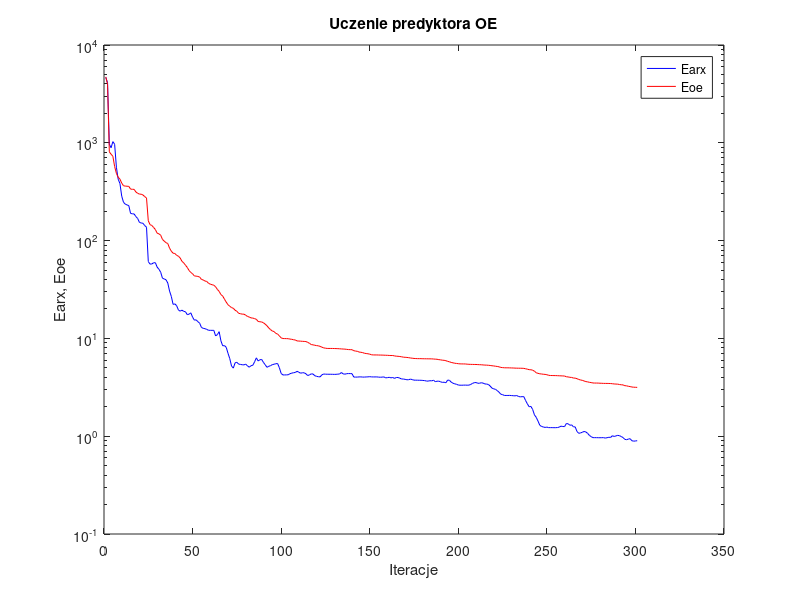
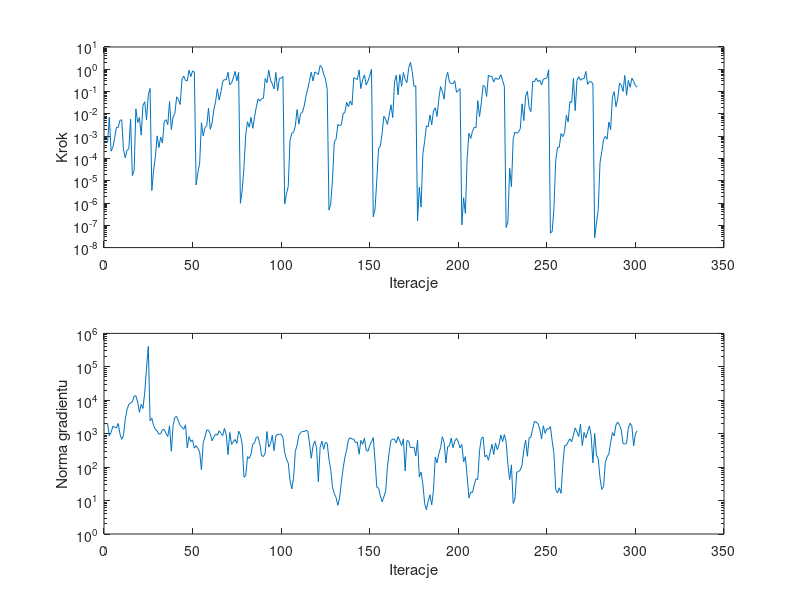

These charts were generated, in order, by the following MATLAB code:
%uczenie predyktora oe
clear all;
n=0; farx(n+1)=4.664775e+003; foe(n+1)=4.722088e+003; wspucz(n+1)=0.000000e+000; ng(n+1)=0.000000e+000;
%odnowa zmiennej metryki
n=1; farx(n+1)=4.117374e+003; foe(n+1)=3.975236e+003; krok(n+1)=5.202484e-004; ng(n+1)=2.059428e+003;
n=2; farx(n+1)=9.684478e+002; foe(n+1)=8.083142e+002; krok(n+1)=7.119007e-003; ng(n+1)=8.597972e+002;
n=3; farx(n+1)=8.897819e+002; foe(n+1)=7.639657e+002; krok(n+1)=2.117778e-004; ng(n+1)=1.091188e+003;
n=4; farx(n+1)=1.027859e+003; foe(n+1)=7.288867e+002; krok(n+1)=3.095029e-004; ng(n+1)=1.675025e+003;
n=5; farx(n+1)=9.663103e+002; foe(n+1)=5.723035e+002; krok(n+1)=8.121118e-004; ng(n+1)=1.548672e+003;
n=6; farx(n+1)=5.626751e+002; foe(n+1)=4.870220e+002; krok(n+1)=2.458210e-003; ng(n+1)=1.504431e+003;
n=7; farx(n+1)=4.246845e+002; foe(n+1)=4.444486e+002; krok(n+1)=2.409214e-003; ng(n+1)=2.027438e+003;
n=8; farx(n+1)=3.831067e+002; foe(n+1)=4.248805e+002; krok(n+1)=5.173682e-003; ng(n+1)=9.989908e+002;
n=9; farx(n+1)=2.847892e+002; foe(n+1)=3.875199e+002; krok(n+1)=5.368339e-003; ng(n+1)=6.739355e+002;
n=10; farx(n+1)=2.467229e+002; foe(n+1)=3.637851e+002; krok(n+1)=2.455505e-004; ng(n+1)=8.991202e+002;
n=11; farx(n+1)=2.359545e+002; foe(n+1)=3.609508e+002; krok(n+1)=1.080020e-004; ng(n+1)=2.722237e+003;
n=12; farx(n+1)=2.316095e+002; foe(n+1)=3.597821e+002; krok(n+1)=2.361618e-004; ng(n+1)=5.326794e+003;
n=13; farx(n+1)=2.278949e+002; foe(n+1)=3.583584e+002; krok(n+1)=2.681467e-004; ng(n+1)=7.566804e+003;
n=14; farx(n+1)=1.896725e+002; foe(n+1)=3.362173e+002; krok(n+1)=5.767896e-003; ng(n+1)=8.261690e+003;
n=15; farx(n+1)=1.880113e+002; foe(n+1)=3.345805e+002; krok(n+1)=1.693774e-005; ng(n+1)=8.938229e+003;
n=16; farx(n+1)=1.873148e+002; foe(n+1)=3.342263e+002; krok(n+1)=2.889771e-005; ng(n+1)=1.320579e+004;
n=17; farx(n+1)=1.760180e+002; foe(n+1)=3.142397e+002; krok(n+1)=1.664870e-002; ng(n+1)=1.359861e+004;
n=18; farx(n+1)=1.683954e+002; foe(n+1)=3.046225e+002; krok(n+1)=4.092244e-003; ng(n+1)=8.861790e+003;
n=19; farx(n+1)=1.534689e+002; foe(n+1)=2.989515e+002; krok(n+1)=6.819101e-003; ng(n+1)=4.363534e+003;
n=20; farx(n+1)=1.514642e+002; foe(n+1)=2.979927e+002; krok(n+1)=1.110010e-003; ng(n+1)=7.642883e+003;
n=21; farx(n+1)=1.502740e+002; foe(n+1)=2.926800e+002; krok(n+1)=2.399905e-002; ng(n+1)=5.689575e+003;
n=22; farx(n+1)=1.423802e+002; foe(n+1)=2.817518e+002; krok(n+1)=3.481722e-002; ng(n+1)=1.733405e+004;
n=23; farx(n+1)=1.370250e+002; foe(n+1)=2.724352e+002; krok(n+1)=5.414124e-003; ng(n+1)=9.059538e+004;
n=24; farx(n+1)=6.103339e+001; foe(n+1)=1.594091e+002; krok(n+1)=7.143431e-002; ng(n+1)=4.071064e+005;
n=25; farx(n+1)=5.748193e+001; foe(n+1)=1.454961e+002; krok(n+1)=1.390811e-001; ng(n+1)=2.430047e+003;
%odnowa zmiennej metryki
n=26; farx(n+1)=5.769451e+001; foe(n+1)=1.428176e+002; krok(n+1)=3.629487e-006; ng(n+1)=2.899947e+003;
n=27; farx(n+1)=5.936877e+001; foe(n+1)=1.362664e+002; krok(n+1)=3.047298e-005; ng(n+1)=1.739519e+003;
n=28; farx(n+1)=5.942365e+001; foe(n+1)=1.297427e+002; krok(n+1)=1.176136e-004; ng(n+1)=1.344092e+003;
n=29; farx(n+1)=5.356189e+001; foe(n+1)=1.190899e+002; krok(n+1)=1.029542e-003; ng(n+1)=1.198763e+003;
n=30; farx(n+1)=5.094245e+001; foe(n+1)=1.172604e+002; krok(n+1)=3.090249e-004; ng(n+1)=9.640509e+002;
n=31; farx(n+1)=4.750598e+001; foe(n+1)=1.135285e+002; krok(n+1)=9.064776e-004; ng(n+1)=1.010452e+003;
n=32; farx(n+1)=4.123858e+001; foe(n+1)=1.028613e+002; krok(n+1)=4.966995e-004; ng(n+1)=1.318455e+003;
n=33; farx(n+1)=4.054648e+001; foe(n+1)=9.884501e+001; krok(n+1)=4.440041e-003; ng(n+1)=1.342702e+003;
n=34; farx(n+1)=3.977956e+001; foe(n+1)=9.523030e+001; krok(n+1)=5.478088e-003; ng(n+1)=1.014189e+003;
n=35; farx(n+1)=3.682855e+001; foe(n+1)=9.336538e+001; krok(n+1)=3.271540e-003; ng(n+1)=8.216413e+002;
n=36; farx(n+1)=3.051117e+001; foe(n+1)=8.377146e+001; krok(n+1)=3.542231e-002; ng(n+1)=1.718979e+003;
n=37; farx(n+1)=2.686940e+001; foe(n+1)=7.796708e+001; krok(n+1)=1.972878e-003; ng(n+1)=2.984753e+002;
n=38; farx(n+1)=2.228111e+001; foe(n+1)=7.429670e+001; krok(n+1)=7.321912e-003; ng(n+1)=1.767086e+003;
n=39; farx(n+1)=2.255435e+001; foe(n+1)=7.382666e+001; krok(n+1)=1.048565e-002; ng(n+1)=3.102210e+003;
n=40; farx(n+1)=2.160377e+001; foe(n+1)=7.070247e+001; krok(n+1)=5.801457e-002; ng(n+1)=3.285182e+003;
n=41; farx(n+1)=1.953930e+001; foe(n+1)=6.930587e+001; krok(n+1)=4.446078e-002; ng(n+1)=2.374112e+003;
n=42; farx(n+1)=1.898217e+001; foe(n+1)=6.641866e+001; krok(n+1)=2.643052e-002; ng(n+1)=1.767558e+003;
n=43; farx(n+1)=1.945028e+001; foe(n+1)=6.141551e+001; krok(n+1)=3.550835e-001; ng(n+1)=1.548584e+003;
n=44; farx(n+1)=1.891023e+001; foe(n+1)=5.916983e+001; krok(n+1)=4.971061e-001; ng(n+1)=1.358597e+003;
n=45; farx(n+1)=1.872407e+001; foe(n+1)=5.602557e+001; krok(n+1)=3.152950e-001; ng(n+1)=1.851152e+003;
n=46; farx(n+1)=1.750780e+001; foe(n+1)=5.320721e+001; krok(n+1)=2.985161e-001; ng(n+1)=3.732290e+002;
n=47; farx(n+1)=1.768187e+001; foe(n+1)=4.950209e+001; krok(n+1)=9.087851e-001; ng(n+1)=8.167664e+002;
n=48; farx(n+1)=1.825949e+001; foe(n+1)=4.721170e+001; krok(n+1)=4.686024e-001; ng(n+1)=5.786615e+002;
n=49; farx(n+1)=1.650092e+001; foe(n+1)=4.584737e+001; krok(n+1)=8.457767e-001; ng(n+1)=6.513517e+002;
n=50; farx(n+1)=1.536905e+001; foe(n+1)=4.349306e+001; krok(n+1)=7.382907e-001; ng(n+1)=3.691308e+002;
%odnowa zmiennej metryki
n=51; farx(n+1)=1.548142e+001; foe(n+1)=4.335965e+001; krok(n+1)=6.418212e-006; ng(n+1)=4.391229e+002;
n=52; farx(n+1)=1.482668e+001; foe(n+1)=4.298859e+001; krok(n+1)=2.328800e-005; ng(n+1)=3.614801e+002;
n=53; farx(n+1)=1.429625e+001; foe(n+1)=4.242276e+001; krok(n+1)=6.158863e-005; ng(n+1)=2.868005e+002;
n=54; farx(n+1)=1.294962e+001; foe(n+1)=4.009650e+001; krok(n+1)=4.008930e-003; ng(n+1)=8.296217e+001;
n=55; farx(n+1)=1.267782e+001; foe(n+1)=3.961955e+001; krok(n+1)=1.021844e-003; ng(n+1)=5.431230e+002;
n=56; farx(n+1)=1.257255e+001; foe(n+1)=3.860816e+001; krok(n+1)=2.448466e-003; ng(n+1)=7.939295e+002;
n=57; farx(n+1)=1.236721e+001; foe(n+1)=3.822448e+001; krok(n+1)=2.914778e-003; ng(n+1)=1.286416e+003;
n=58; farx(n+1)=1.210369e+001; foe(n+1)=3.660275e+001; krok(n+1)=1.779884e-002; ng(n+1)=1.277206e+003;
n=59; farx(n+1)=1.209402e+001; foe(n+1)=3.587010e+001; krok(n+1)=2.019005e-003; ng(n+1)=9.772227e+002;
n=60; farx(n+1)=1.208842e+001; foe(n+1)=3.540494e+001; krok(n+1)=3.870416e-003; ng(n+1)=6.136706e+002;
n=61; farx(n+1)=1.208763e+001; foe(n+1)=3.496623e+001; krok(n+1)=1.547432e-002; ng(n+1)=7.948957e+002;
n=62; farx(n+1)=1.059484e+001; foe(n+1)=3.371929e+001; krok(n+1)=3.618094e-002; ng(n+1)=9.762947e+002;
n=63; farx(n+1)=1.093332e+001; foe(n+1)=3.167888e+001; krok(n+1)=1.331836e-001; ng(n+1)=9.022976e+002;
n=64; farx(n+1)=1.171797e+001; foe(n+1)=3.025781e+001; krok(n+1)=4.149438e-002; ng(n+1)=1.224441e+003;
n=65; farx(n+1)=9.441956e+000; foe(n+1)=2.805814e+001; krok(n+1)=9.704432e-002; ng(n+1)=1.017374e+003;
n=66; farx(n+1)=8.400479e+000; foe(n+1)=2.710894e+001; krok(n+1)=2.800362e-001; ng(n+1)=8.758694e+002;
n=67; farx(n+1)=8.443209e+000; foe(n+1)=2.518337e+001; krok(n+1)=3.465039e-001; ng(n+1)=1.446156e+003;
n=68; farx(n+1)=8.104871e+000; foe(n+1)=2.349452e+001; krok(n+1)=3.355407e-001; ng(n+1)=9.216125e+002;
n=69; farx(n+1)=7.045565e+000; foe(n+1)=2.209555e+001; krok(n+1)=7.310195e-001; ng(n+1)=2.379278e+002;
n=70; farx(n+1)=6.211396e+000; foe(n+1)=2.131576e+001; krok(n+1)=2.001704e-001; ng(n+1)=1.089475e+003;
n=71; farx(n+1)=5.210395e+000; foe(n+1)=2.065064e+001; krok(n+1)=2.400960e-001; ng(n+1)=4.807388e+002;
n=72; farx(n+1)=4.968683e+000; foe(n+1)=2.032277e+001; krok(n+1)=4.126070e-001; ng(n+1)=5.631000e+002;
n=73; farx(n+1)=5.626113e+000; foe(n+1)=1.940690e+001; krok(n+1)=8.006816e-001; ng(n+1)=6.717654e+002;
n=74; farx(n+1)=5.697337e+000; foe(n+1)=1.894561e+001; krok(n+1)=3.057702e-001; ng(n+1)=5.149442e+002;
n=75; farx(n+1)=5.460162e+000; foe(n+1)=1.804490e+001; krok(n+1)=7.238398e-001; ng(n+1)=1.191705e+003;
%odnowa zmiennej metryki
n=76; farx(n+1)=5.420481e+000; foe(n+1)=1.789603e+001; krok(n+1)=9.701163e-007; ng(n+1)=9.287450e+002;
n=77; farx(n+1)=5.379660e+000; foe(n+1)=1.770394e+001; krok(n+1)=3.713209e-006; ng(n+1)=4.929024e+002;
n=78; farx(n+1)=5.358914e+000; foe(n+1)=1.769217e+001; krok(n+1)=3.848816e-005; ng(n+1)=5.014343e+001;
n=79; farx(n+1)=5.459764e+000; foe(n+1)=1.727056e+001; krok(n+1)=1.160015e-003; ng(n+1)=5.549217e+001;
n=80; farx(n+1)=5.238407e+000; foe(n+1)=1.676474e+001; krok(n+1)=4.427789e-003; ng(n+1)=2.045801e+002;
n=81; farx(n+1)=5.076303e+000; foe(n+1)=1.653837e+001; krok(n+1)=2.511123e-003; ng(n+1)=1.829047e+002;
n=82; farx(n+1)=5.257911e+000; foe(n+1)=1.621051e+001; krok(n+1)=6.970444e-003; ng(n+1)=2.435620e+002;
n=83; farx(n+1)=5.310302e+000; foe(n+1)=1.613055e+001; krok(n+1)=2.241713e-003; ng(n+1)=4.874635e+002;
n=84; farx(n+1)=5.759717e+000; foe(n+1)=1.593846e+001; krok(n+1)=7.342058e-003; ng(n+1)=5.383411e+002;
n=85; farx(n+1)=6.326449e+000; foe(n+1)=1.567545e+001; krok(n+1)=2.076180e-002; ng(n+1)=7.846450e+002;
n=86; farx(n+1)=5.884119e+000; foe(n+1)=1.490353e+001; krok(n+1)=4.663036e-002; ng(n+1)=8.064096e+002;
n=87; farx(n+1)=6.047026e+000; foe(n+1)=1.479719e+001; krok(n+1)=3.790730e-002; ng(n+1)=4.741709e+002;
n=88; farx(n+1)=6.090890e+000; foe(n+1)=1.472482e+001; krok(n+1)=4.852216e-002; ng(n+1)=2.194648e+002;
n=89; farx(n+1)=5.686949e+000; foe(n+1)=1.445205e+001; krok(n+1)=5.055608e-002; ng(n+1)=2.077845e+002;
n=90; farx(n+1)=5.378347e+000; foe(n+1)=1.398255e+001; krok(n+1)=3.862514e-001; ng(n+1)=2.660240e+002;
n=91; farx(n+1)=5.062215e+000; foe(n+1)=1.347622e+001; krok(n+1)=2.507212e-001; ng(n+1)=1.161023e+003;
n=92; farx(n+1)=5.183792e+000; foe(n+1)=1.278122e+001; krok(n+1)=9.001093e-001; ng(n+1)=3.945232e+002;
n=93; farx(n+1)=5.263595e+000; foe(n+1)=1.230581e+001; krok(n+1)=3.282103e-001; ng(n+1)=5.012075e+002;
n=94; farx(n+1)=5.390139e+000; foe(n+1)=1.190175e+001; krok(n+1)=2.209722e-001; ng(n+1)=8.956800e+002;
n=95; farx(n+1)=5.443668e+000; foe(n+1)=1.174806e+001; krok(n+1)=1.312394e-001; ng(n+1)=3.109699e+002;
n=96; farx(n+1)=5.510841e+000; foe(n+1)=1.124843e+001; krok(n+1)=7.178655e-001; ng(n+1)=8.467142e+002;
n=97; farx(n+1)=5.532172e+000; foe(n+1)=1.108617e+001; krok(n+1)=1.079418e-001; ng(n+1)=9.537703e+002;
n=98; farx(n+1)=5.015093e+000; foe(n+1)=1.059813e+001; krok(n+1)=3.904377e-001; ng(n+1)=9.512343e+002;
n=99; farx(n+1)=4.382313e+000; foe(n+1)=1.013491e+001; krok(n+1)=4.004429e-001; ng(n+1)=9.621054e+002;
n=100; farx(n+1)=4.228310e+000; foe(n+1)=9.967749e+000; krok(n+1)=4.745266e-001; ng(n+1)=7.765806e+002;
%odnowa zmiennej metryki
n=101; farx(n+1)=4.233150e+000; foe(n+1)=9.959361e+000; krok(n+1)=8.965789e-007; ng(n+1)=2.697547e+002;
n=102; farx(n+1)=4.235612e+000; foe(n+1)=9.947716e+000; krok(n+1)=2.619442e-006; ng(n+1)=1.727153e+002;
n=103; farx(n+1)=4.251105e+000; foe(n+1)=9.933448e+000; krok(n+1)=5.457025e-006; ng(n+1)=1.328398e+002;
n=104; farx(n+1)=4.356190e+000; foe(n+1)=9.841441e+000; krok(n+1)=6.328553e-004; ng(n+1)=4.062527e+001;
n=105; farx(n+1)=4.414828e+000; foe(n+1)=9.792344e+000; krok(n+1)=1.347687e-003; ng(n+1)=2.238075e+001;
n=106; farx(n+1)=4.458377e+000; foe(n+1)=9.685162e+000; krok(n+1)=1.469853e-003; ng(n+1)=4.689677e+001;
n=107; farx(n+1)=4.486042e+000; foe(n+1)=9.631093e+000; krok(n+1)=2.815703e-003; ng(n+1)=2.958966e+002;
n=108; farx(n+1)=4.608838e+000; foe(n+1)=9.424257e+000; krok(n+1)=1.555586e-002; ng(n+1)=4.533417e+002;
n=109; farx(n+1)=4.506835e+000; foe(n+1)=9.394933e+000; krok(n+1)=3.446556e-003; ng(n+1)=9.085332e+002;
n=110; farx(n+1)=4.407805e+000; foe(n+1)=9.370642e+000; krok(n+1)=1.048329e-002; ng(n+1)=1.077374e+003;
n=111; farx(n+1)=4.455147e+000; foe(n+1)=9.334560e+000; krok(n+1)=1.153579e-002; ng(n+1)=1.175076e+003;
n=112; farx(n+1)=4.449057e+000; foe(n+1)=9.313591e+000; krok(n+1)=2.252562e-002; ng(n+1)=1.153844e+003;
n=113; farx(n+1)=4.345802e+000; foe(n+1)=9.282278e+000; krok(n+1)=6.189726e-002; ng(n+1)=1.249065e+003;
n=114; farx(n+1)=4.170767e+000; foe(n+1)=9.111928e+000; krok(n+1)=1.295348e-001; ng(n+1)=1.201722e+003;
n=115; farx(n+1)=4.237543e+000; foe(n+1)=8.906172e+000; krok(n+1)=3.077853e-001; ng(n+1)=5.292911e+002;
n=116; farx(n+1)=4.338264e+000; foe(n+1)=8.649585e+000; krok(n+1)=7.386536e-001; ng(n+1)=1.844591e+002;
n=117; farx(n+1)=4.326757e+000; foe(n+1)=8.594102e+000; krok(n+1)=2.988232e-001; ng(n+1)=4.326623e+002;
n=118; farx(n+1)=4.153346e+000; foe(n+1)=8.507227e+000; krok(n+1)=7.655551e-001; ng(n+1)=6.046157e+002;
n=119; farx(n+1)=4.094507e+000; foe(n+1)=8.440949e+000; krok(n+1)=6.674595e-001; ng(n+1)=3.800423e+002;
n=120; farx(n+1)=4.057274e+000; foe(n+1)=8.397708e+000; krok(n+1)=5.779250e-001; ng(n+1)=3.658890e+001;
n=121; farx(n+1)=4.043767e+000; foe(n+1)=8.289862e+000; krok(n+1)=1.492366e+000; ng(n+1)=3.854450e+002;
n=122; farx(n+1)=4.240961e+000; foe(n+1)=8.130137e+000; krok(n+1)=1.174181e+000; ng(n+1)=6.028892e+002;
n=123; farx(n+1)=4.323836e+000; foe(n+1)=8.003722e+000; krok(n+1)=6.151726e-001; ng(n+1)=3.419529e+002;
n=124; farx(n+1)=4.306695e+000; foe(n+1)=7.940972e+000; krok(n+1)=3.780408e-001; ng(n+1)=5.518103e+002;
n=125; farx(n+1)=4.301589e+000; foe(n+1)=7.895482e+000; krok(n+1)=1.238533e-001; ng(n+1)=5.170419e+002;
%odnowa zmiennej metryki
n=126; farx(n+1)=4.299763e+000; foe(n+1)=7.893351e+000; krok(n+1)=4.811611e-007; ng(n+1)=1.696982e+002;
n=127; farx(n+1)=4.298787e+000; foe(n+1)=7.892145e+000; krok(n+1)=9.198926e-007; ng(n+1)=8.564595e+001;
n=128; farx(n+1)=4.294649e+000; foe(n+1)=7.891292e+000; krok(n+1)=1.161317e-005; ng(n+1)=2.491753e+001;
n=129; farx(n+1)=4.287921e+000; foe(n+1)=7.879105e+000; krok(n+1)=5.623096e-004; ng(n+1)=1.615252e+001;
n=130; farx(n+1)=4.292548e+000; foe(n+1)=7.869918e+000; krok(n+1)=7.138862e-004; ng(n+1)=1.237127e+001;
n=131; farx(n+1)=4.310438e+000; foe(n+1)=7.855876e+000; krok(n+1)=3.334617e-003; ng(n+1)=7.247684e+000;
n=132; farx(n+1)=4.327513e+000; foe(n+1)=7.834124e+000; krok(n+1)=2.896066e-003; ng(n+1)=1.208760e+001;
n=133; farx(n+1)=4.478484e+000; foe(n+1)=7.807021e+000; krok(n+1)=3.272337e-003; ng(n+1)=3.477531e+001;
n=134; farx(n+1)=4.340783e+000; foe(n+1)=7.786990e+000; krok(n+1)=1.012568e-002; ng(n+1)=9.466123e+001;
n=135; farx(n+1)=4.305946e+000; foe(n+1)=7.767418e+000; krok(n+1)=1.170476e-002; ng(n+1)=1.964475e+002;
n=136; farx(n+1)=4.360980e+000; foe(n+1)=7.724943e+000; krok(n+1)=3.320035e-002; ng(n+1)=3.334436e+002;
n=137; farx(n+1)=4.369389e+000; foe(n+1)=7.688161e+000; krok(n+1)=2.047906e-002; ng(n+1)=6.622748e+002;
n=138; farx(n+1)=4.368164e+000; foe(n+1)=7.673122e+000; krok(n+1)=3.781898e-002; ng(n+1)=7.587816e+002;
n=139; farx(n+1)=4.360608e+000; foe(n+1)=7.663946e+000; krok(n+1)=2.512560e-002; ng(n+1)=6.922803e+002;
n=140; farx(n+1)=4.025058e+000; foe(n+1)=7.493446e+000; krok(n+1)=4.170483e-001; ng(n+1)=6.892968e+002;
n=141; farx(n+1)=4.021658e+000; foe(n+1)=7.419124e+000; krok(n+1)=3.827775e-001; ng(n+1)=5.415618e+002;
n=142; farx(n+1)=4.022398e+000; foe(n+1)=7.378589e+000; krok(n+1)=3.457398e-001; ng(n+1)=5.602646e+002;
n=143; farx(n+1)=4.038538e+000; foe(n+1)=7.252033e+000; krok(n+1)=9.282331e-001; ng(n+1)=2.442749e+002;
n=144; farx(n+1)=4.042594e+000; foe(n+1)=7.210677e+000; krok(n+1)=1.357860e-001; ng(n+1)=6.305998e+002;
n=145; farx(n+1)=4.022364e+000; foe(n+1)=7.161123e+000; krok(n+1)=3.388186e-001; ng(n+1)=4.796860e+002;
n=146; farx(n+1)=4.023253e+000; foe(n+1)=7.048671e+000; krok(n+1)=5.636152e-001; ng(n+1)=7.321235e+002;
n=147; farx(n+1)=4.035847e+000; foe(n+1)=7.005074e+000; krok(n+1)=1.981558e-001; ng(n+1)=3.218427e+002;
n=148; farx(n+1)=4.042840e+000; foe(n+1)=6.963972e+000; krok(n+1)=2.954196e-001; ng(n+1)=2.973662e+002;
n=149; farx(n+1)=4.062007e+000; foe(n+1)=6.900628e+000; krok(n+1)=4.836593e-001; ng(n+1)=4.415026e+002;
n=150; farx(n+1)=4.040335e+000; foe(n+1)=6.802297e+000; krok(n+1)=1.023163e+000; ng(n+1)=5.746961e+002;
%odnowa zmiennej metryki
n=151; farx(n+1)=4.035955e+000; foe(n+1)=6.776861e+000; krok(n+1)=2.398673e-007; ng(n+1)=7.646268e+002;
n=152; farx(n+1)=4.036851e+000; foe(n+1)=6.774933e+000; krok(n+1)=5.341266e-007; ng(n+1)=1.574628e+002;
n=153; farx(n+1)=4.040093e+000; foe(n+1)=6.774309e+000; krok(n+1)=1.083629e-005; ng(n+1)=2.493147e+001;
n=154; farx(n+1)=4.018060e+000; foe(n+1)=6.762178e+000; krok(n+1)=2.775026e-004; ng(n+1)=2.337808e+001;
n=155; farx(n+1)=4.008615e+000; foe(n+1)=6.755127e+000; krok(n+1)=3.569431e-004; ng(n+1)=1.380812e+001;
n=156; farx(n+1)=4.017169e+000; foe(n+1)=6.750525e+000; krok(n+1)=1.353531e-003; ng(n+1)=9.189807e+000;
n=157; farx(n+1)=4.041372e+000; foe(n+1)=6.736700e+000; krok(n+1)=7.874995e-003; ng(n+1)=1.307846e+001;
n=158; farx(n+1)=3.949619e+000; foe(n+1)=6.724176e+000; krok(n+1)=5.852382e-003; ng(n+1)=1.919190e+001;
n=159; farx(n+1)=3.970652e+000; foe(n+1)=6.714621e+000; krok(n+1)=3.340564e-003; ng(n+1)=1.018209e+002;
n=160; farx(n+1)=3.999841e+000; foe(n+1)=6.693887e+000; krok(n+1)=8.744518e-003; ng(n+1)=2.769847e+002;
n=161; farx(n+1)=3.950231e+000; foe(n+1)=6.685425e+000; krok(n+1)=2.556212e-002; ng(n+1)=6.286844e+002;
n=162; farx(n+1)=3.984988e+000; foe(n+1)=6.683484e+000; krok(n+1)=6.854056e-003; ng(n+1)=6.927957e+002;
n=163; farx(n+1)=3.901589e+000; foe(n+1)=6.624403e+000; krok(n+1)=2.710777e-001; ng(n+1)=6.851334e+002;
n=164; farx(n+1)=3.980836e+000; foe(n+1)=6.578385e+000; krok(n+1)=5.461275e-001; ng(n+1)=5.263122e+002;
n=165; farx(n+1)=3.983866e+000; foe(n+1)=6.562557e+000; krok(n+1)=7.053511e-002; ng(n+1)=8.186658e+002;
n=166; farx(n+1)=3.918488e+000; foe(n+1)=6.528589e+000; krok(n+1)=5.857742e-001; ng(n+1)=6.101344e+002;
n=167; farx(n+1)=3.846886e+000; foe(n+1)=6.489069e+000; krok(n+1)=1.728699e-001; ng(n+1)=4.429572e+002;
n=168; farx(n+1)=3.843902e+000; foe(n+1)=6.427862e+000; krok(n+1)=7.178655e-001; ng(n+1)=6.997337e+002;
n=169; farx(n+1)=3.811182e+000; foe(n+1)=6.409350e+000; krok(n+1)=3.550835e-001; ng(n+1)=7.749845e+001;
n=170; farx(n+1)=3.776151e+000; foe(n+1)=6.388521e+000; krok(n+1)=2.522670e-001; ng(n+1)=6.233969e+002;
n=171; farx(n+1)=3.781633e+000; foe(n+1)=6.352794e+000; krok(n+1)=1.119298e+000; ng(n+1)=6.002259e+002;
n=172; farx(n+1)=3.833970e+000; foe(n+1)=6.306371e+000; krok(n+1)=2.092736e+000; ng(n+1)=3.834709e+002;
n=173; farx(n+1)=3.790481e+000; foe(n+1)=6.272779e+000; krok(n+1)=7.763546e-001; ng(n+1)=3.866050e+002;
n=174; farx(n+1)=3.741913e+000; foe(n+1)=6.238460e+000; krok(n+1)=1.690558e-001; ng(n+1)=3.908144e+002;
n=175; farx(n+1)=3.740881e+000; foe(n+1)=6.223070e+000; krok(n+1)=1.818254e-001; ng(n+1)=2.145850e+002;
%odnowa zmiennej metryki
n=176; farx(n+1)=3.737713e+000; foe(n+1)=6.210032e+000; krok(n+1)=1.564368e-007; ng(n+1)=6.367650e+002;
n=177; farx(n+1)=3.731694e+000; foe(n+1)=6.208368e+000; krok(n+1)=5.066687e-006; ng(n+1)=5.064477e+001;
n=178; farx(n+1)=3.730193e+000; foe(n+1)=6.207876e+000; krok(n+1)=6.567979e-007; ng(n+1)=7.092719e+001;
n=179; farx(n+1)=3.716411e+000; foe(n+1)=6.195382e+000; krok(n+1)=1.569452e-004; ng(n+1)=3.118917e+001;
n=180; farx(n+1)=3.702570e+000; foe(n+1)=6.191664e+000; krok(n+1)=5.836390e-004; ng(n+1)=8.287298e+000;
n=181; farx(n+1)=3.665584e+000; foe(n+1)=6.187966e+000; krok(n+1)=2.885366e-003; ng(n+1)=5.317589e+000;
n=182; farx(n+1)=3.657607e+000; foe(n+1)=6.184673e+000; krok(n+1)=2.634602e-003; ng(n+1)=9.604039e+000;
n=183; farx(n+1)=3.696852e+000; foe(n+1)=6.180207e+000; krok(n+1)=8.839546e-003; ng(n+1)=1.488508e+001;
n=184; farx(n+1)=3.679030e+000; foe(n+1)=6.177065e+000; krok(n+1)=3.242576e-003; ng(n+1)=7.461157e+000;
n=185; farx(n+1)=3.739565e+000; foe(n+1)=6.156805e+000; krok(n+1)=1.355378e-002; ng(n+1)=2.029736e+001;
n=186; farx(n+1)=3.612973e+000; foe(n+1)=6.134517e+000; krok(n+1)=1.856226e-002; ng(n+1)=2.005285e+002;
n=187; farx(n+1)=3.649594e+000; foe(n+1)=6.120655e+000; krok(n+1)=7.632150e-003; ng(n+1)=1.354399e+002;
n=188; farx(n+1)=3.656043e+000; foe(n+1)=6.065632e+000; krok(n+1)=4.614317e-002; ng(n+1)=2.504680e+002;
n=189; farx(n+1)=3.599702e+000; foe(n+1)=6.037016e+000; krok(n+1)=1.660944e-001; ng(n+1)=3.809557e+002;
n=190; farx(n+1)=3.551236e+000; foe(n+1)=5.986203e+000; krok(n+1)=1.028419e-001; ng(n+1)=8.096592e+002;
n=191; farx(n+1)=3.564685e+000; foe(n+1)=5.969544e+000; krok(n+1)=4.568872e-002; ng(n+1)=5.590979e+002;
n=192; farx(n+1)=3.523265e+000; foe(n+1)=5.915568e+000; krok(n+1)=3.785938e-001; ng(n+1)=1.325075e+002;
n=193; farx(n+1)=3.748694e+000; foe(n+1)=5.823167e+000; krok(n+1)=7.461831e-001; ng(n+1)=4.051510e+002;
n=194; farx(n+1)=3.728690e+000; foe(n+1)=5.768577e+000; krok(n+1)=2.688700e-001; ng(n+1)=4.362506e+002;
n=195; farx(n+1)=3.573063e+000; foe(n+1)=5.677373e+000; krok(n+1)=2.320583e-001; ng(n+1)=7.402425e+002;
n=196; farx(n+1)=3.480223e+000; foe(n+1)=5.628105e+000; krok(n+1)=2.226006e-001; ng(n+1)=3.802311e+002;
n=197; farx(n+1)=3.432495e+000; foe(n+1)=5.571377e+000; krok(n+1)=3.081903e-001; ng(n+1)=5.889990e+002;
n=198; farx(n+1)=3.393957e+000; foe(n+1)=5.547247e+000; krok(n+1)=9.282613e-002; ng(n+1)=7.224619e+002;
n=199; farx(n+1)=3.336958e+000; foe(n+1)=5.514441e+000; krok(n+1)=1.100035e-001; ng(n+1)=5.749608e+002;
n=200; farx(n+1)=3.321716e+000; foe(n+1)=5.489476e+000; krok(n+1)=1.362644e-001; ng(n+1)=3.764481e+002;
%odnowa zmiennej metryki
n=201; farx(n+1)=3.320923e+000; foe(n+1)=5.485716e+000; krok(n+1)=1.046096e-007; ng(n+1)=4.766699e+002;
n=202; farx(n+1)=3.327165e+000; foe(n+1)=5.481507e+000; krok(n+1)=1.711678e-006; ng(n+1)=1.436554e+002;
n=203; farx(n+1)=3.331107e+000; foe(n+1)=5.479051e+000; krok(n+1)=3.410641e-007; ng(n+1)=2.059312e+002;
n=204; farx(n+1)=3.323286e+000; foe(n+1)=5.450457e+000; krok(n+1)=1.007837e-004; ng(n+1)=5.286211e+001;
n=205; farx(n+1)=3.326895e+000; foe(n+1)=5.434528e+000; krok(n+1)=1.358387e-003; ng(n+1)=1.208847e+001;
n=206; farx(n+1)=3.381697e+000; foe(n+1)=5.425117e+000; krok(n+1)=7.839040e-004; ng(n+1)=1.800809e+001;
n=207; farx(n+1)=3.463954e+000; foe(n+1)=5.420444e+000; krok(n+1)=1.635770e-003; ng(n+1)=1.749301e+001;
n=208; farx(n+1)=3.526240e+000; foe(n+1)=5.413954e+000; krok(n+1)=2.484942e-003; ng(n+1)=2.944376e+001;
n=209; farx(n+1)=3.538299e+000; foe(n+1)=5.413036e+000; krok(n+1)=2.424720e-003; ng(n+1)=4.510153e+001;
n=210; farx(n+1)=3.478907e+000; foe(n+1)=5.396775e+000; krok(n+1)=3.950757e-002; ng(n+1)=4.262865e+001;
n=211; farx(n+1)=3.479572e+000; foe(n+1)=5.386414e+000; krok(n+1)=7.558357e-003; ng(n+1)=3.129924e+002;
n=212; farx(n+1)=3.523203e+000; foe(n+1)=5.375205e+000; krok(n+1)=3.192003e-002; ng(n+1)=7.262570e+002;
n=213; farx(n+1)=3.490240e+000; foe(n+1)=5.354788e+000; krok(n+1)=1.865458e-001; ng(n+1)=7.947879e+002;
n=214; farx(n+1)=3.422713e+000; foe(n+1)=5.334288e+000; krok(n+1)=1.722157e-001; ng(n+1)=2.015407e+002;
n=215; farx(n+1)=3.412398e+000; foe(n+1)=5.329651e+000; krok(n+1)=6.013604e-002; ng(n+1)=2.303653e+002;
n=216; farx(n+1)=3.379367e+000; foe(n+1)=5.310637e+000; krok(n+1)=5.520515e-001; ng(n+1)=1.602939e+002;
n=217; farx(n+1)=3.257038e+000; foe(n+1)=5.287759e+000; krok(n+1)=4.756263e-001; ng(n+1)=2.847394e+002;
n=218; farx(n+1)=3.102381e+000; foe(n+1)=5.253319e+000; krok(n+1)=4.858657e-001; ng(n+1)=4.814479e+002;
n=219; farx(n+1)=3.050467e+000; foe(n+1)=5.230970e+000; krok(n+1)=2.656312e-001; ng(n+1)=2.393407e+002;
n=220; farx(n+1)=3.013226e+000; foe(n+1)=5.193060e+000; krok(n+1)=4.144507e-001; ng(n+1)=5.277375e+002;
n=221; farx(n+1)=2.926783e+000; foe(n+1)=5.166036e+000; krok(n+1)=3.556863e-001; ng(n+1)=3.335623e+002;
n=222; farx(n+1)=2.815581e+000; foe(n+1)=5.122008e+000; krok(n+1)=3.730916e-001; ng(n+1)=4.727861e+002;
n=223; farx(n+1)=2.689010e+000; foe(n+1)=5.050516e+000; krok(n+1)=5.714050e-001; ng(n+1)=9.195034e+002;
n=224; farx(n+1)=2.661327e+000; foe(n+1)=5.028161e+000; krok(n+1)=3.174758e-001; ng(n+1)=5.786150e+002;
n=225; farx(n+1)=2.610768e+000; foe(n+1)=5.008536e+000; krok(n+1)=1.723367e-001; ng(n+1)=9.447908e+002;
%odnowa zmiennej metryki
n=226; farx(n+1)=2.609849e+000; foe(n+1)=5.004164e+000; krok(n+1)=7.976586e-008; ng(n+1)=5.787223e+002;
n=227; farx(n+1)=2.609887e+000; foe(n+1)=5.003812e+000; krok(n+1)=1.432185e-007; ng(n+1)=1.195062e+002;
n=228; farx(n+1)=2.613183e+000; foe(n+1)=4.997811e+000; krok(n+1)=3.628732e-005; ng(n+1)=4.224428e+001;
n=229; farx(n+1)=2.604109e+000; foe(n+1)=4.987363e+000; krok(n+1)=5.403553e-006; ng(n+1)=1.167561e+002;
n=230; farx(n+1)=2.594784e+000; foe(n+1)=4.983257e+000; krok(n+1)=7.624904e-004; ng(n+1)=8.198681e+000;
n=231; farx(n+1)=2.584860e+000; foe(n+1)=4.968378e+000; krok(n+1)=1.518185e-003; ng(n+1)=1.112229e+001;
n=232; farx(n+1)=2.605018e+000; foe(n+1)=4.961604e+000; krok(n+1)=1.353531e-003; ng(n+1)=7.079750e+001;
n=233; farx(n+1)=2.547870e+000; foe(n+1)=4.957184e+000; krok(n+1)=1.494263e-003; ng(n+1)=7.360320e+001;
n=234; farx(n+1)=2.525681e+000; foe(n+1)=4.954407e+000; krok(n+1)=2.187783e-003; ng(n+1)=8.185943e+001;
n=235; farx(n+1)=2.537535e+000; foe(n+1)=4.949335e+000; krok(n+1)=2.812841e-002; ng(n+1)=1.162325e+002;
n=236; farx(n+1)=2.537322e+000; foe(n+1)=4.940401e+000; krok(n+1)=4.969883e-003; ng(n+1)=3.313302e+002;
n=237; farx(n+1)=2.314565e+000; foe(n+1)=4.890079e+000; krok(n+1)=6.217648e-002; ng(n+1)=6.469197e+002;
n=238; farx(n+1)=2.141380e+000; foe(n+1)=4.847268e+000; krok(n+1)=1.019950e-001; ng(n+1)=2.110089e+002;
n=239; farx(n+1)=2.000103e+000; foe(n+1)=4.788093e+000; krok(n+1)=1.891780e-002; ng(n+1)=7.607630e+002;
n=240; farx(n+1)=2.017490e+000; foe(n+1)=4.779842e+000; krok(n+1)=1.256280e-002; ng(n+1)=7.733926e+002;
n=241; farx(n+1)=1.872443e+000; foe(n+1)=4.730429e+000; krok(n+1)=2.857373e-001; ng(n+1)=1.430431e+003;
n=242; farx(n+1)=1.651417e+000; foe(n+1)=4.619747e+000; krok(n+1)=2.798246e-001; ng(n+1)=2.326529e+003;
n=243; farx(n+1)=1.559064e+000; foe(n+1)=4.454099e+000; krok(n+1)=4.003408e-001; ng(n+1)=2.213256e+003;
n=244; farx(n+1)=1.427030e+000; foe(n+1)=4.393127e+000; krok(n+1)=2.798246e-001; ng(n+1)=1.987361e+003;
n=245; farx(n+1)=1.295568e+000; foe(n+1)=4.346117e+000; krok(n+1)=3.321888e-001; ng(n+1)=1.390034e+003;
n=246; farx(n+1)=1.257088e+000; foe(n+1)=4.327191e+000; krok(n+1)=1.958039e-001; ng(n+1)=6.910170e+002;
n=247; farx(n+1)=1.242914e+000; foe(n+1)=4.299603e+000; krok(n+1)=3.636509e-001; ng(n+1)=1.721225e+003;
n=248; farx(n+1)=1.229574e+000; foe(n+1)=4.285568e+000; krok(n+1)=3.785765e-001; ng(n+1)=1.028380e+003;
n=249; farx(n+1)=1.239348e+000; foe(n+1)=4.252647e+000; krok(n+1)=4.108715e-001; ng(n+1)=1.401842e+003;
n=250; farx(n+1)=1.224159e+000; foe(n+1)=4.194156e+000; krok(n+1)=9.576737e-001; ng(n+1)=1.362477e+003;
%odnowa zmiennej metryki
n=251; farx(n+1)=1.223590e+000; foe(n+1)=4.176012e+000; krok(n+1)=4.398848e-008; ng(n+1)=1.635067e+003;
n=252; farx(n+1)=1.223674e+000; foe(n+1)=4.173328e+000; krok(n+1)=5.348995e-008; ng(n+1)=6.114765e+002;
n=253; farx(n+1)=1.221963e+000; foe(n+1)=4.168030e+000; krok(n+1)=6.013775e-007; ng(n+1)=2.543359e+002;
n=254; farx(n+1)=1.222384e+000; foe(n+1)=4.165000e+000; krok(n+1)=8.074766e-005; ng(n+1)=2.150841e+001;
n=255; farx(n+1)=1.226214e+000; foe(n+1)=4.157018e+000; krok(n+1)=3.106177e-004; ng(n+1)=1.684140e+001;
n=256; farx(n+1)=1.238947e+000; foe(n+1)=4.148132e+000; krok(n+1)=3.164277e-004; ng(n+1)=2.408673e+001;
n=257; farx(n+1)=1.267964e+000; foe(n+1)=4.141468e+000; krok(n+1)=1.303603e-003; ng(n+1)=1.643000e+001;
n=258; farx(n+1)=1.255978e+000; foe(n+1)=4.132112e+000; krok(n+1)=9.446471e-004; ng(n+1)=1.139714e+002;
n=259; farx(n+1)=1.254353e+000; foe(n+1)=4.125242e+000; krok(n+1)=1.469853e-003; ng(n+1)=4.393405e+002;
n=260; farx(n+1)=1.347061e+000; foe(n+1)=4.048529e+000; krok(n+1)=8.672124e-003; ng(n+1)=4.436577e+002;
n=261; farx(n+1)=1.339697e+000; foe(n+1)=4.040704e+000; krok(n+1)=4.324280e-003; ng(n+1)=5.684235e+002;
n=262; farx(n+1)=1.294250e+000; foe(n+1)=3.997962e+000; krok(n+1)=3.579522e-002; ng(n+1)=7.072197e+002;
n=263; farx(n+1)=1.305816e+000; foe(n+1)=3.992464e+000; krok(n+1)=3.243320e-002; ng(n+1)=5.716634e+002;
n=264; farx(n+1)=1.247065e+000; foe(n+1)=3.930205e+000; krok(n+1)=3.923690e-001; ng(n+1)=9.108601e+002;
n=265; farx(n+1)=1.244622e+000; foe(n+1)=3.926548e+000; krok(n+1)=1.392711e-002; ng(n+1)=1.490793e+003;
n=266; farx(n+1)=1.117642e+000; foe(n+1)=3.873721e+000; krok(n+1)=3.183983e-001; ng(n+1)=1.137345e+003;
n=267; farx(n+1)=1.069921e+000; foe(n+1)=3.803563e+000; krok(n+1)=4.635137e-001; ng(n+1)=8.186605e+002;
n=268; farx(n+1)=1.080888e+000; foe(n+1)=3.759333e+000; krok(n+1)=3.200292e-001; ng(n+1)=1.936945e+003;
n=269; farx(n+1)=1.096430e+000; foe(n+1)=3.723959e+000; krok(n+1)=3.838379e-001; ng(n+1)=4.412589e+002;
n=270; farx(n+1)=1.118322e+000; foe(n+1)=3.671416e+000; krok(n+1)=3.730776e-001; ng(n+1)=1.088519e+003;
n=271; farx(n+1)=1.105904e+000; foe(n+1)=3.617102e+000; krok(n+1)=8.006816e-001; ng(n+1)=7.484863e+002;
n=272; farx(n+1)=1.070007e+000; foe(n+1)=3.596037e+000; krok(n+1)=2.093785e-001; ng(n+1)=1.134661e+003;
n=273; farx(n+1)=1.019872e+000; foe(n+1)=3.555287e+000; krok(n+1)=2.800362e-001; ng(n+1)=1.706392e+003;
n=274; farx(n+1)=9.900437e-001; foe(n+1)=3.535154e+000; krok(n+1)=2.785378e-001; ng(n+1)=8.879504e+002;
n=275; farx(n+1)=9.667859e-001; foe(n+1)=3.501431e+000; krok(n+1)=2.186494e-001; ng(n+1)=1.333867e+002;
%odnowa zmiennej metryki
n=276; farx(n+1)=9.663705e-001; foe(n+1)=3.495615e+000; krok(n+1)=2.782053e-008; ng(n+1)=1.024497e+003;
n=277; farx(n+1)=9.661833e-001; foe(n+1)=3.494621e+000; krok(n+1)=1.270195e-007; ng(n+1)=2.270574e+002;
n=278; farx(n+1)=9.652514e-001; foe(n+1)=3.492412e+000; krok(n+1)=5.128287e-007; ng(n+1)=1.791978e+002;
n=279; farx(n+1)=9.646075e-001; foe(n+1)=3.480408e+000; krok(n+1)=6.429491e-005; ng(n+1)=4.747350e+001;
n=280; farx(n+1)=9.658379e-001; foe(n+1)=3.476562e+000; krok(n+1)=2.025153e-004; ng(n+1)=2.167071e+001;
n=281; farx(n+1)=9.672029e-001; foe(n+1)=3.467820e+000; krok(n+1)=6.946998e-004; ng(n+1)=2.586295e+001;
n=282; farx(n+1)=9.562040e-001; foe(n+1)=3.465882e+000; krok(n+1)=9.824964e-004; ng(n+1)=1.375015e+002;
n=283; farx(n+1)=9.656522e-001; foe(n+1)=3.464691e+000; krok(n+1)=7.286945e-004; ng(n+1)=2.039640e+002;
n=284; farx(n+1)=9.753598e-001; foe(n+1)=3.461333e+000; krok(n+1)=4.312903e-003; ng(n+1)=2.499502e+002;
n=285; farx(n+1)=9.719811e-001; foe(n+1)=3.455197e+000; krok(n+1)=1.953941e-003; ng(n+1)=5.331239e+002;
n=286; farx(n+1)=1.011045e+000; foe(n+1)=3.440572e+000; krok(n+1)=5.716001e-002; ng(n+1)=1.087806e+003;
n=287; farx(n+1)=9.941268e-001; foe(n+1)=3.421757e+000; krok(n+1)=9.909413e-002; ng(n+1)=8.582581e+002;
n=288; farx(n+1)=1.006998e+000; foe(n+1)=3.412155e+000; krok(n+1)=2.107682e-002; ng(n+1)=1.811229e+003;
n=289; farx(n+1)=1.019934e+000; foe(n+1)=3.406801e+000; krok(n+1)=4.756755e-002; ng(n+1)=2.230731e+003;
n=290; farx(n+1)=1.012340e+000; foe(n+1)=3.376258e+000; krok(n+1)=2.382113e-001; ng(n+1)=1.795779e+003;
n=291; farx(n+1)=9.927075e-001; foe(n+1)=3.355993e+000; krok(n+1)=1.981558e-001; ng(n+1)=1.306192e+003;
n=292; farx(n+1)=9.685023e-001; foe(n+1)=3.346731e+000; krok(n+1)=1.011122e-001; ng(n+1)=5.060918e+002;
n=293; farx(n+1)=9.289996e-001; foe(n+1)=3.286079e+000; krok(n+1)=5.312625e-001; ng(n+1)=4.944262e+002;
n=294; farx(n+1)=9.204361e-001; foe(n+1)=3.274415e+000; krok(n+1)=6.814773e-002; ng(n+1)=5.161702e+002;
n=295; farx(n+1)=9.341445e-001; foe(n+1)=3.238096e+000; krok(n+1)=3.200292e-001; ng(n+1)=1.491904e+003;
n=296; farx(n+1)=9.427933e-001; foe(n+1)=3.217372e+000; krok(n+1)=1.550674e-001; ng(n+1)=2.060522e+003;
n=297; farx(n+1)=8.988956e-001; foe(n+1)=3.182256e+000; krok(n+1)=3.963116e-001; ng(n+1)=1.671218e+003;
n=298; farx(n+1)=8.898836e-001; foe(n+1)=3.170251e+000; krok(n+1)=2.833785e-001; ng(n+1)=4.331941e+002;
n=299; farx(n+1)=8.939756e-001; foe(n+1)=3.162189e+000; krok(n+1)=1.845727e-001; ng(n+1)=9.954614e+002;
n=300; farx(n+1)=8.992499e-001; foe(n+1)=3.157587e+000; krok(n+1)=1.582278e-001; ng(n+1)=1.213373e+003;

figure; semilogy(farx,'b'); hold on; semilogy(foe,'r'); xlabel('Iteracje'); ylabel('Earx, Eoe'); legend('Earx','Eoe'); title('Uczenie predyktora OE');
figure; subplot(2,1,1); semilogy(krok); xlabel('Iteracje'); ylabel('Krok');
subplot(2,1,2); semilogy(ng); xlabel('Iteracje'); ylabel('Norma gradientu');
Earx=farx(n+1)
Eoe=foe(n+1)
